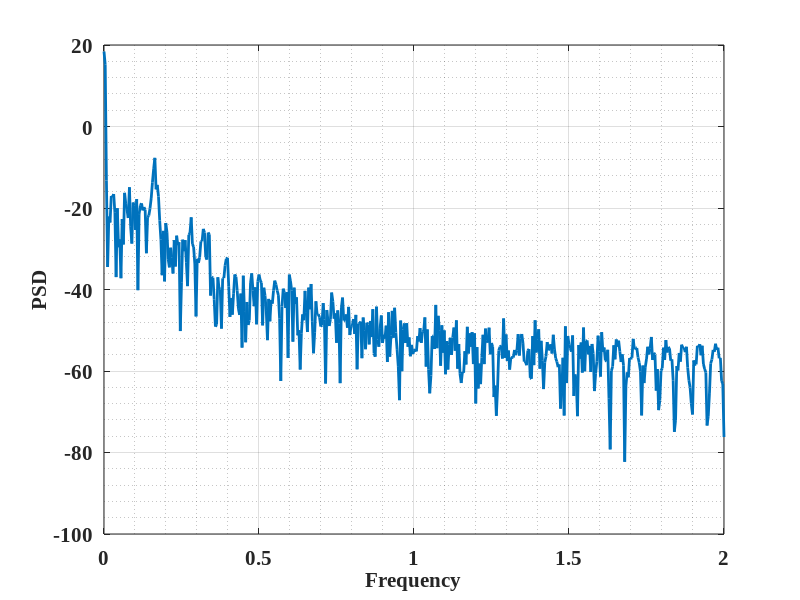
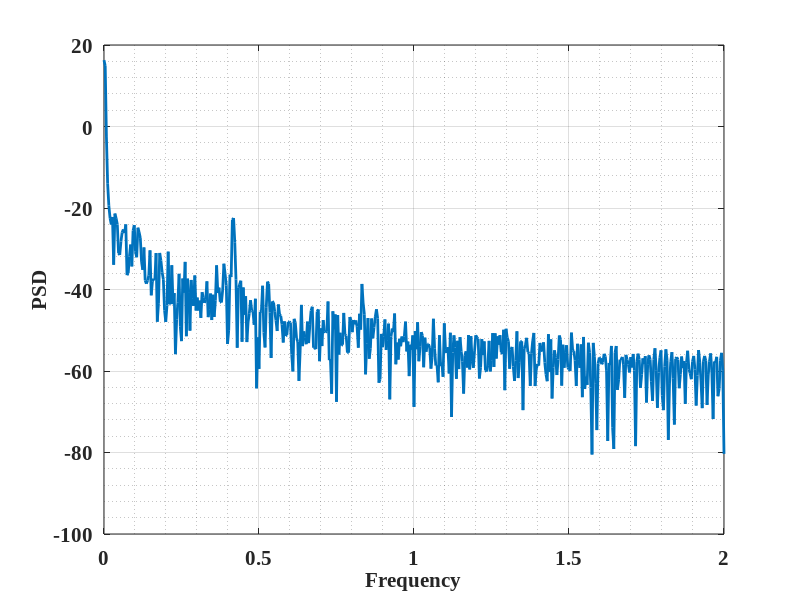
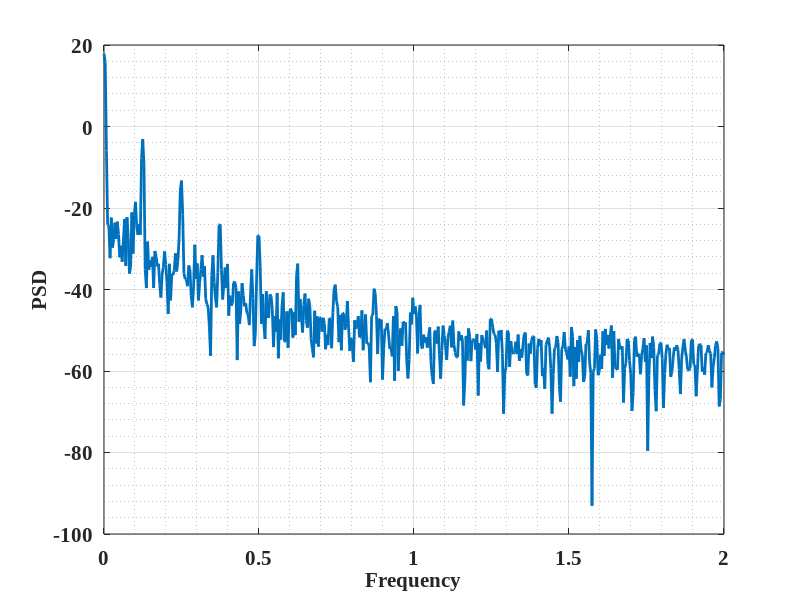
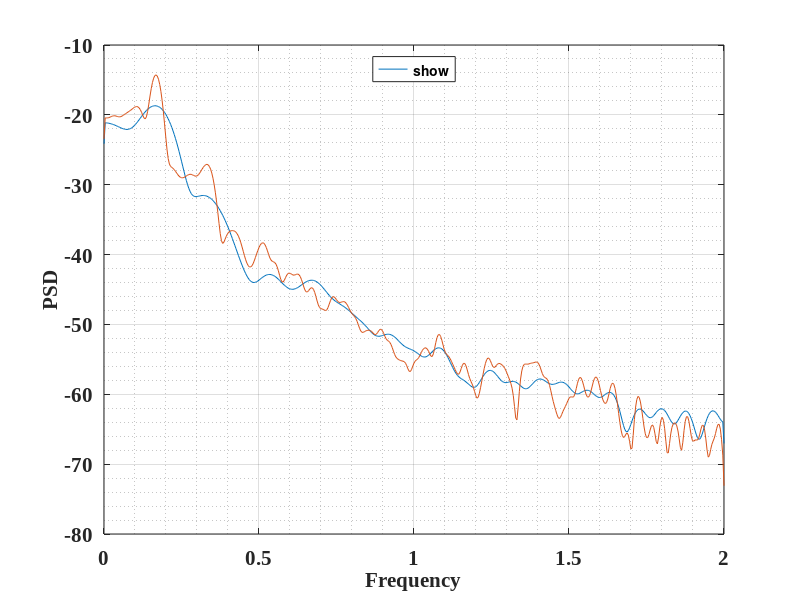

Source code (MATLAB) for these figures, in order:
clear all; close all; clc;
load RRI_t;

RRI = {xRRI1; xRRI2; xRRI3};
fsRRI = 4;
nfft = 1024;
%% standard periodogram
for i = 1:length(RRI)
    N = length(RRI{i});
    [Pxx, f] = periodogram(RRI{i}, hamming(N), nfft, fsRRI, 'onesided');
    figure(i)
    plot(f, pow2db(Pxx),'LineWidth',2);
    set(gca,'FontSize',15,'Fontname', 'Times New Roman','FontWeight','bold');
    xlabel("Frequency",'FontSize',15,'FontWeight','bold');
    ylabel("PSD",'FontSize',15,'FontWeight','bold');
    grid on; grid minor;
end
%% averaged periodogram
window = [50 150];
for ii = 1:length(RRI)
    figure(ii+3)
    for iii = 1:length(window)
%         seg_len = window(iii)*fsRRI;
        [P_avg, f_avg]= pwelch(RRI{ii}, hamming(window(iii)), 0, nfft, fsRRI, 'onesided');
        plot(f_avg, pow2db(P_avg), "DisplayName", sprintf("Window length %d", window(iii)));
        hold on;
    end
    set(gca,'FontSize',15,'Fontname', 'Times New Roman','FontWeight','bold');
    xlabel("Frequency",'FontSize',15,'FontWeight','bold');
    ylabel("PSD",'FontSize',15,'FontWeight','bold');
    legend("show", "Location", "north",'FontSize',10,'FontWeight','bold');
    grid on; grid minor;
end

